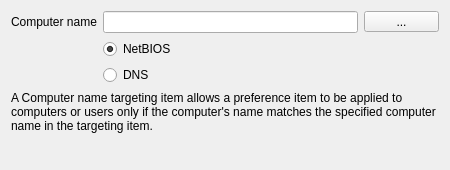
<?xml version="1.0" encoding="UTF-8"?>
<ui version="4.0">
 <class>computerNameWidget</class>
 <widget class="QWidget" name="computerNameWidget">
  <property name="geometry">
   <rect>
    <x>0</x>
    <y>0</y>
    <width>450</width>
    <height>170</height>
   </rect>
  </property>
  <property name="sizePolicy">
   <sizepolicy hsizetype="Preferred" vsizetype="Preferred">
    <horstretch>0</horstretch>
    <verstretch>0</verstretch>
   </sizepolicy>
  </property>
  <property name="minimumSize">
   <size>
    <width>450</width>
    <height>170</height>
   </size>
  </property>
  <property name="windowTitle">
   <string>Form</string>
  </property>
  <layout class="QGridLayout" name="gridLayout">
   <item row="0" column="0">
    <widget class="QLabel" name="nameLabel">
     <property name="text">
      <string>Computer name</string>
     </property>
    </widget>
   </item>
   <item row="0" column="1">
    <widget class="QLineEdit" name="nameLineEdit"/>
   </item>
   <item row="0" column="2">
    <widget class="QToolButton" name="nameToolButton">
     <property name="sizePolicy">
      <sizepolicy hsizetype="Maximum" vsizetype="Fixed">
       <horstretch>0</horstretch>
       <verstretch>0</verstretch>
      </sizepolicy>
     </property>
     <property name="minimumSize">
      <size>
       <width>75</width>
       <height>0</height>
      </size>
     </property>
     <property name="maximumSize">
      <size>
       <width>75</width>
       <height>16777215</height>
      </size>
     </property>
     <property name="text">
      <string>...</string>
     </property>
    </widget>
   </item>
   <item row="1" column="1">
    <widget class="QRadioButton" name="biosRadioButton">
     <property name="text">
      <string>NetBIOS</string>
     </property>
     <property name="checked">
      <bool>true</bool>
     </property>
    </widget>
   </item>
   <item row="2" column="1">
    <widget class="QRadioButton" name="dnsRadioButton">
     <property name="text">
      <string>DNS</string>
     </property>
    </widget>
   </item>
   <item row="3" column="0" colspan="3">
    <widget class="QLabel" name="label">
     <property name="text">
      <string>A Computer name targeting item allows a preference item to be applied to computers or users only if the computer's name matches the specified computer name in the targeting item.</string>
     </property>
     <property name="wordWrap">
      <bool>true</bool>
     </property>
    </widget>
   </item>
   <item row="4" column="0" colspan="3">
    <spacer name="verticalSpacer">
     <property name="orientation">
      <enum>Qt::Vertical</enum>
     </property>
     <property name="sizeHint" stdset="0">
      <size>
       <width>558</width>
       <height>79</height>
      </size>
     </property>
    </spacer>
   </item>
  </layout>
 </widget>
 <resources/>
 <connections/>
</ui>
